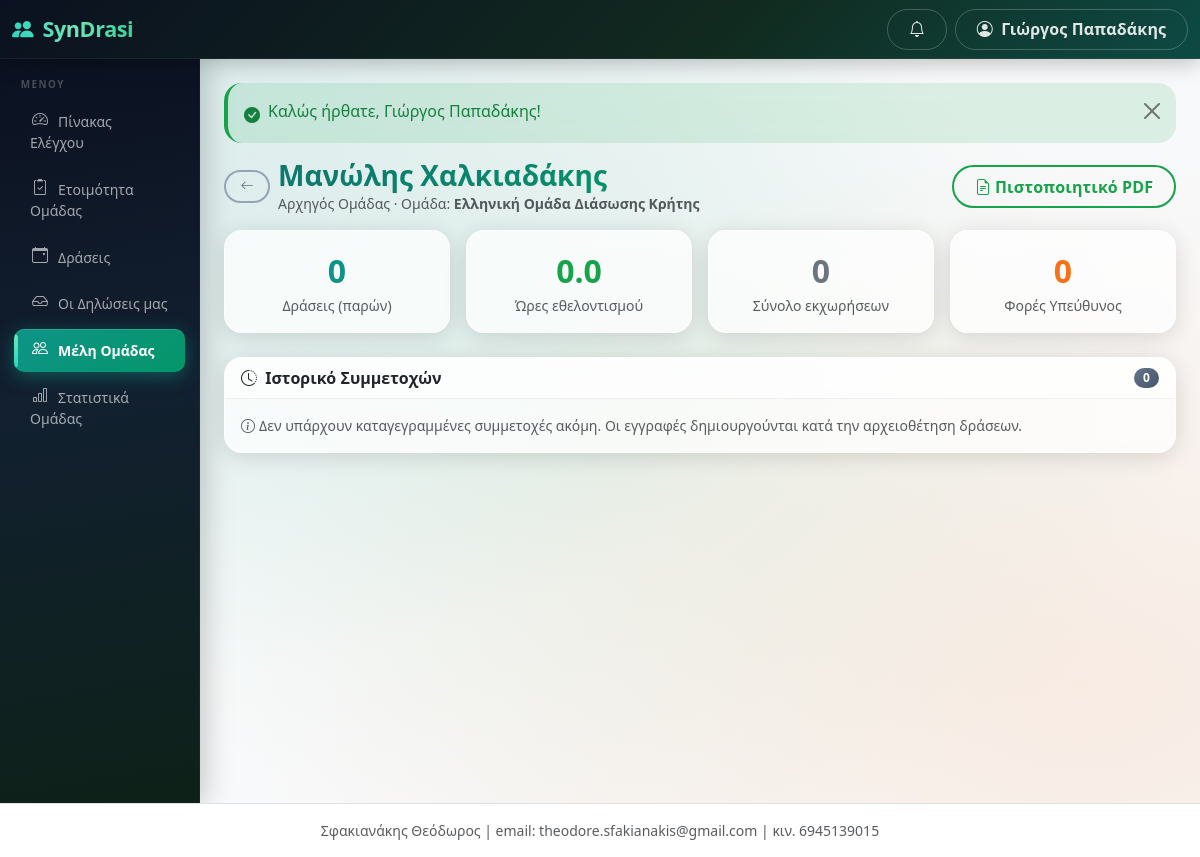
/public/team/members/1/stats (signed in), run on the app's committed database.
### tables this page shows
CREATE TABLE users (
  id INT AUTO_INCREMENT PRIMARY KEY,
  municipality_id INT NULL,
  team_id INT NULL,
  name VARCHAR(255) NOT NULL,
  email VARCHAR(255) NOT NULL UNIQUE,
  phone VARCHAR(50) NULL,
  password_hash VARCHAR(255) NOT NULL,
  role ENUM('super_admin','municipality_admin','team_admin','event_operator') NOT NULL,
  status ENUM('active','inactive') NOT NULL DEFAULT 'active',
  language_code VARCHAR(10) NULL,
  last_login_at DATETIME NULL,
  created_at DATETIME NOT NULL DEFAULT CURRENT_TIMESTAMP,
  updated_at DATETIME NULL ON UPDATE CURRENT_TIMESTAMP,
  INDEX idx_users_municipality_id (municipality_id),
  INDEX idx_users_team_id (team_id),
  FOREIGN KEY (language_code) REFERENCES languages(code)
);

CREATE TABLE team_members (
  id INT AUTO_INCREMENT PRIMARY KEY,
  team_id INT NOT NULL,
  municipality_id INT NOT NULL,
  user_id INT NULL,
  full_name VARCHAR(255) NOT NULL,
  phone VARCHAR(50) NOT NULL,
  email VARCHAR(255) NULL,
  date_of_birth DATE NULL,
  address VARCHAR(255) NULL,
  civil_protection_registry_no VARCHAR(100) NULL,
  role_in_team VARCHAR(100) NULL,
  notes TEXT NULL,
  blood_type VARCHAR(10) NULL,
  driving_license VARCHAR(50) NULL,
  certifications TEXT NULL,
  id_number VARCHAR(50) NULL,
  amka VARCHAR(20) NULL,
  is_team_admin TINYINT(1) NOT NULL DEFAULT 0,
  is_assistant_admin TINYINT(1) NOT NULL DEFAULT 0 COMMENT '1 = Βοηθός Αρχηγού with team_admin login access',
  assistant_promoted_at DATETIME NULL,
  assistant_promoted_by INT NULL,
  status ENUM('active','inactive') NOT NULL DEFAULT 'active',
  created_at DATETIME NOT NULL DEFAULT CURRENT_TIMESTAMP,
  updated_at DATETIME NULL ON UPDATE CURRENT_TIMESTAMP,
  INDEX idx_tm_team (team_id),
  INDEX idx_tm_muni (municipality_id),
  INDEX idx_tm_status (status),
  INDEX idx_tm_user (user_id),
  INDEX idx_tm_assistant_admin (team_id, is_assistant_admin, status)
);

CREATE TABLE municipalities (
  id INT AUTO_INCREMENT PRIMARY KEY,
  name VARCHAR(255) NOT NULL,
  authority_type ENUM('municipality','civil_protection','fire_service','coast_guard') NOT NULL DEFAULT 'municipality',
  official_name VARCHAR(255) NULL,
  short_name VARCHAR(80) NULL,
  city VARCHAR(255) NULL,
  address VARCHAR(255) NULL,
  email VARCHAR(255) NULL,
  phone VARCHAR(50) NULL,
  status ENUM('active','inactive') NOT NULL DEFAULT 'active',
  created_at DATETIME NOT NULL DEFAULT CURRENT_TIMESTAMP,
  updated_at DATETIME NULL ON UPDATE CURRENT_TIMESTAMP
);

### views/team/member_stats.php (the view)
<?php
$terms = authority_context(current_municipality_id());
$eventSingular = $terms['event_singular'] ?? 'Δράση';
$eventPlural = $terms['event_plural'] ?? 'Δράσεις';
?>
<div class="d-flex align-items-center mb-3 gap-2">
  <a href="<?= e(url('/team/members')) ?>" class="btn btn-sm btn-outline-secondary"><i class="bi bi-arrow-left"></i></a>
  <div>
    <h1 class="h3 mb-0"><?= e($member['full_name']) ?></h1>
    <p class="text-muted small mb-0">
      <?= e($member['role_in_team'] ?: ($member['specialty'] ?? 'Μέλος')) ?>
      <?= e(t('team/member_stats.001', '· Ομάδα:')) ?> <strong><?= e($teamName) ?></strong>
    </p>
  </div>
  <div class="ms-auto">
    <a href="<?= e(url('/team/members/' . $member['id'] . '/certificate')) ?>" target="_blank"
       class="btn btn-outline-success">
      <i class="bi bi-file-earmark-text me-1"></i><?= e(t('team/member_stats.002', 'Πιστοποιητικό PDF')) ?>
    </a>
  </div>
</div>
<div class="row g-3 mb-4">
  <div class="col-6 col-md-3">
    <div class="card shadow-sm text-center">
      <div class="card-body py-3">
        <div class="fs-2 fw-bold text-primary"><?= (int) $stats['attended_events'] ?></div>
        <div class="small text-muted"><?= e($eventPlural) ?> <?= e(t('team/member_stats.003', '(παρών)')) ?></div>
      </div>
    </div>
  </div>
  <div class="col-6 col-md-3">
    <div class="card shadow-sm text-center">
      <div class="card-body py-3">
        <div class="fs-2 fw-bold text-success"><?= number_format((float)($stats['total_hours'] ?? 0), 1) ?></div>
        <div class="small text-muted"><?= e(t('team/member_stats.004', 'Ώρες εθελοντισμού')) ?></div>
      </div>
    </div>
  </div>
  <div class="col-6 col-md-3">
    <div class="card shadow-sm text-center">
      <div class="card-body py-3">
        <div class="fs-2 fw-bold text-secondary"><?= (int) $stats['total_events'] ?></div>
        <div class="small text-muted"><?= e(t('team/member_stats.005', 'Σύνολο εκχωρήσεων')) ?></div>
      </div>
    </div>
  </div>
  <div class="col-6 col-md-3">
    <div class="card shadow-sm text-center">
      <div class="card-body py-3">
        <div class="fs-2 fw-bold text-warning"><?= (int) $stats['times_commander'] ?></div>
        <div class="small text-muted"><?= e(t('team/member_stats.006', 'Φορές Υπεύθυνος')) ?></div>
      </div>
    </div>
  </div>
</div>
<div class="card shadow-sm">
  <div class="card-header bg-white fw-semibold d-flex justify-content-between align-items-center">
    <span><i class="bi bi-clock-history me-1"></i> <?= e(t('team/member_stats.007', 'Ιστορικό Συμμετοχών')) ?></span>
    <span class="badge text-bg-secondary"><?= count($participations) ?></span>
  </div>
  <?php if ($participations): ?>
  <div class="table-responsive">
    <table class="table table-hover mb-0 align-middle">
      <thead class="table-light">
        <tr>
          <th><?= e($eventSingular) ?></th>
          <th><?= e(t('team/member_stats.008', 'Κατηγορία')) ?></th>
          <th><?= e(t('team/member_stats.009', 'Ημερομηνία')) ?></th>
          <th class="text-center"><?= e(t('team/member_stats.010', 'Παρουσία')) ?></th>
          <th class="text-center"><?= e(t('team/member_stats.011', 'Ώρες')) ?></th>
          <th class="text-center"><?= e(t('team/member_stats.012', 'Υπεύθυνος')) ?></th>
        </tr>
      </thead>
      <tbody>
        <?php foreach ($participations as $p): ?>
        <tr>
          <td>
            <a href="<?= e(url('/events/' . $p['event_id'])) ?>" class="text-decoration-none fw-semibold">
              <?= e($p['event_title']) ?>
            </a>
          </td>
          <td class="small text-muted"><?= e($p['category_name'] ?? '—') ?></td>
          <td class="small"><?= e(gr_date($p['start_datetime'])) ?></td>
          <td class="text-center">
            <?php if ((int) $p['was_present']): ?>
              <span class="badge text-bg-success"><i class="bi bi-check"></i> <?= e(t('team/member_stats.013', 'Παρών')) ?></span>
            <?php else: ?>
              <span class="badge text-bg-secondary"><?= e(t('team/member_stats.014', 'Απών')) ?></span>
            <?php endif; ?>
          </td>
          <td class="text-center fw-semibold"><?= number_format((float)$p['hours'], 1) ?></td>
          <td class="text-center">
            <?= (int) $p['is_mission_commander'] ? '<i class="bi bi-star-fill text-warning"></i>' : '—' ?>
          </td>
        </tr>
        <?php endforeach; ?>
      </tbody>
    </table>
  </div>
  <?php else: ?>
  <div class="card-body text-muted small">
    <i class="bi bi-info-circle me-1"></i><?= e(t('team/member_stats.015', 'Δεν υπάρχουν καταγεγραμμένες συμμετοχές ακόμη. Οι εγγραφές δημιουργούνται κατά την αρχειοθέτηση δράσεων.')) ?>
  </div>
  <?php endif; ?>
</div>

### app/Helpers/Router.php (shortened to what the rows shown need)
<?php
class Router
{
    private $routes = [];
    public function get($pattern, $handler, array $options = [])
    {
        $this->routes[] = ['GET', $pattern, $handler, $options];
    }
    public function post($pattern, $handler, array $options = [])
    {
        $this->routes[] = ['POST', $pattern, $handler, $options];
    }
    public function dispatch($method, $uri)
    {
        $path = parse_url($uri, PHP_URL_PATH);
        $base = base_uri();
        if ($base !== '' && strpos($path, $base) === 0) {
            $path = substr($path, strlen($base));
        } else {
            $parent = preg_replace('#/public$#', '', $base);
            if ($parent !== $base && $parent !== '' && strpos($path, $parent) === 0) {
                $path = substr($path, strlen($parent));
            }
        }
        $path = '/' . trim($path, '/');
        foreach ($this->routes as $route) {
            list($m, $pattern, $handler, $options) = $route;
            if ($m !== $method) {
                continue;
            }
            $regex = '#^' . preg_replace_callback(
                '/\{([a-zA-Z_]+)\}/',
                function ($m) {
                    return $m[1] === 'token' ? '([A-Za-z0-9]+)' : '(\d+)';
                },
                $pattern
            ) . '$#';
            if (preg_match($regex, $path, $matches)) {
                array_shift($matches);
                $this->enforceAccess($options);
                list($class, $action) = explode('@', $handler);
                $controller = new $class();
                return call_user_func_array([$controller, $action], $matches);
            }
        }
    }
    private function enforceAccess(array $options)
    {
        if (!empty($options['roles'])) {
            requireRole($options['roles']);
            return;
        }
    }
}

### views/layouts/header.php (shortened to what the rows shown need)
<!DOCTYPE html>
<html lang="el">
<head>
<link href="https://cdn.jsdelivr.net/npm/bootstrap@5.3.3/dist/css/bootstrap.min.css" rel="stylesheet">
<link href="https://cdn.jsdelivr.net/npm/bootstrap-icons@1.11.3/font/bootstrap-icons.min.css" rel="stylesheet">
<link href="<?= e(url('/assets/css/app.css')) ?>" rel="stylesheet">
</head>
<body class="bg-light">
<nav class="navbar navbar-dark syndrasi-topbar sticky-top">
  <div class="container-fluid">
    <div class="d-flex align-items-center">
      <button class="btn btn-outline-light d-lg-none me-2" type="button" data-bs-toggle="offcanvas" data-bs-target="#sidebarMenu" aria-label="<?= e(t('layouts/header.006', 'Μενού')) ?>">
      </button>
      <a class="navbar-brand fw-bold" href="<?= e(url('/')) ?>">
        <i class="bi bi-people-fill me-1"></i> SynDrasi
      </a>
    </div>
    <div class="d-flex align-items-center gap-2">
      <a href="<?= e(url('/notifications')) ?>" class="btn btn-outline-light position-relative" title="<?= e(t('layouts/header.008', 'Ειδοποιήσεις')) ?>" id="navNotifBell">
        <i class="bi bi-bell"></i>
      </a>
      <div class="dropdown">
        <button class="btn btn-outline-light dropdown-toggle" data-bs-toggle="dropdown">
          <i class="bi bi-person-circle me-1"></i>
          <span class="d-none d-md-inline"><?= e(current_user() ? current_user()['name'] : '') ?></span>
        </button>
      </div>
    </div>
  </div>
</nav>
<div class="container-fluid">
  <div class="row">
    <?php include BASE_PATH . '/views/layouts/sidebar.php'; ?>
    <main class="col-lg-10 ms-sm-auto px-3 px-md-4 py-4">
      <?php include BASE_PATH . '/views/layouts/flash.php'; ?>

### views/layouts/sidebar.php (shortened to what the rows shown need)
<?php
$role = current_role();
$currentPath = parse_url($_SERVER['REQUEST_URI'], PHP_URL_PATH);
$midForTerms = function_exists('current_municipality_id') ? current_municipality_id() : null;
$authorityTerms = $midForTerms ? authority_context($midForTerms) : authority_defaults('municipality');
$authorityTypeForMenu = $authorityTerms['authority_type'] ?? 'municipality';
$eventMenuLabel = t('authority/' . $authorityTypeForMenu . '.event_plural', $authorityTerms['event_plural'] ?? 'Δράσεις');
$teamMenuLabel = t('authority/' . $authorityTypeForMenu . '.team_plural', $authorityTerms['team_plural'] ?? 'Εθελοντικές Ομάδες');
$menus = [];
if ($role === 'municipality_admin') {
    $menus = [
        ['/dashboard',    'bi-speedometer2',              t('layouts/sidebar.003', 'Πίνακας Ελέγχου')],
        ['/mobilizations', 'bi-broadcast-pin',            t('layouts/sidebar.004', 'Κάλεσμα Έκτακτης Ανάγκης')],
        ['/operations',   'bi-broadcast',                 t('layouts/sidebar.005', 'Κέντρο Επιχειρήσεων')],
        ['/operations/war-room', 'bi-diagram-3',          t('layouts/sidebar.006', 'Κέντρο Συντονισμού')],
        ['/fire-service', 'bi-fire',                       t('layouts/sidebar.007', 'Συμβάντα Πυροσβεστικής')],
        ['/notification-center', 'bi-bell-fill',           t('layouts/sidebar.008', 'Έλεγχος Ειδοποιήσεων')],
        ['/events',       'bi-calendar-event',            $eventMenuLabel],
        ['/events/calendar', 'bi-calendar3',              t('layouts/sidebar.009', 'Ημερολόγιο')],
        ['/teams',        'bi-people',                    $teamMenuLabel],
        ['/applications', 'bi-inbox',                     t('layouts/sidebar.010', 'Δηλώσεις Συμμετοχής')],
        ['/statistics',   'bi-bar-chart',                 t('layouts/sidebar.011', 'Στατιστικά & Τάσεις')],
        ['/awards',       'bi-trophy',                    t('layouts/sidebar.012', 'Επιβράβευση Ομάδων')],
        ['/reports',      'bi-file-earmark-arrow-down',   t('layouts/sidebar.013', 'Αναφορές')],
        ['/settings',     'bi-gear',                      t('layouts/sidebar.014', 'Ρυθμίσεις')],
    ];
} elseif ($role === 'team_admin') {
    $menus = [
        ['/team/dashboard', 'bi-speedometer2', t('layouts/sidebar.003', 'Πίνακας Ελέγχου')],
        ['/team/readiness', 'bi-clipboard2-check', t('layouts/sidebar.015', 'Ετοιμότητα Ομάδας')],
        ['/team/events', 'bi-calendar-event', $eventMenuLabel],
        ['/team/applications', 'bi-inbox', t('layouts/sidebar.016', 'Οι Δηλώσεις μας')],
        ['/team/members', 'bi-people', t('layouts/sidebar.017', 'Μέλη Ομάδας')],
        ['/team/statistics', 'bi-bar-chart', t('layouts/sidebar.018', 'Στατιστικά Ομάδας')],
    ];
}
$base = base_uri();
function sidebar_active($path, $currentPath, $base)
{
    $full = $base . $path;
    if (in_array($path, ['/dashboard','/team/dashboard','/admin/dashboard','/events/calendar'], true)) {
        return $currentPath === $full;
    }
    return strpos($currentPath, $full) === 0;
}
?>
<div class="offcanvas-lg offcanvas-start col-lg-2 d-lg-block sidebar p-0" tabindex="-1" id="sidebarMenu">
  <div class="sidebar-label"><?= e(t('layouts/sidebar.001', 'Μενού')) ?></div>
  <ul class="nav flex-column mb-auto px-1 pb-4">
    <?php foreach ($menus as $m): ?>
    <li class="nav-item">
      <a href="<?= e(url($m[0])) ?>"
         class="nav-link sidebar-link<?= sidebar_active($m[0], $currentPath, $base) ? ' active' : '' ?>">
        <i class="bi <?= e($m[1]) ?> me-2"></i><?= e($m[2]) ?>
      </a>
    </li>
    <?php endforeach; ?>
  </ul>
</div>

### data on the page
users: name "Γιώργος Παπαδάκης", language_code "ΜΕΝΟΎ", language_code "· Ομάδα:", language_code "Πιστοποιητικό PDF", language_code "(παρών)", language_code "Ώρες εθελοντισμού", language_code "Σύνολο εκχωρήσεων", language_code "Φορές Υπεύθυνος", language_code "Ιστορικό Συμμετοχών", language_code "Δεν υπάρχουν καταγεγραμμένες συμμετοχές ακόμη. Οι εγγραφές δημιουργούνται κατά την αρχειοθέτηση δράσεων."
team_members: full_name "Μανώλης Χαλκιαδάκης", role_in_team "Αρχηγός Ομάδας"
municipalities: eventPlural "Δράσεις"

### other printed values
$m[2] "Πίνακας Ελέγχου"
$m[2] "Ετοιμότητα Ομάδας"
$m[2] "Δράσεις"
$m[2] "Οι Δηλώσεις μας"
$m[2] "Μέλη Ομάδας"
$m[2] "Στατιστικά Ομάδας"
$f['message'] "Καλώς ήρθατε, Γιώργος Παπαδάκης!"
$stats['attended_events'] "0"
$stats['total_hours'] "0.0"
$stats['total_events'] "0"
$stats['times_commander'] "0"
count($participations) "0"
